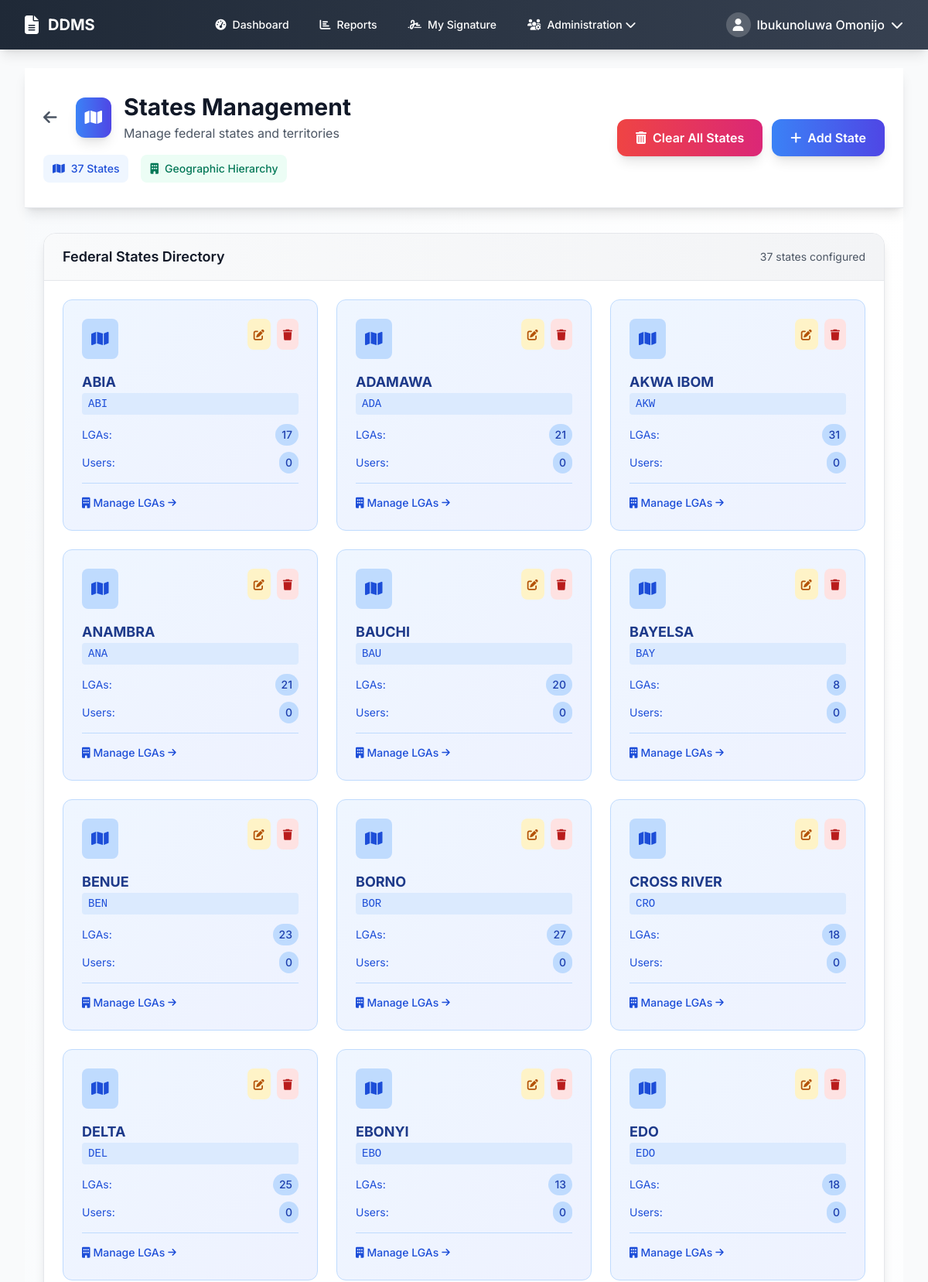
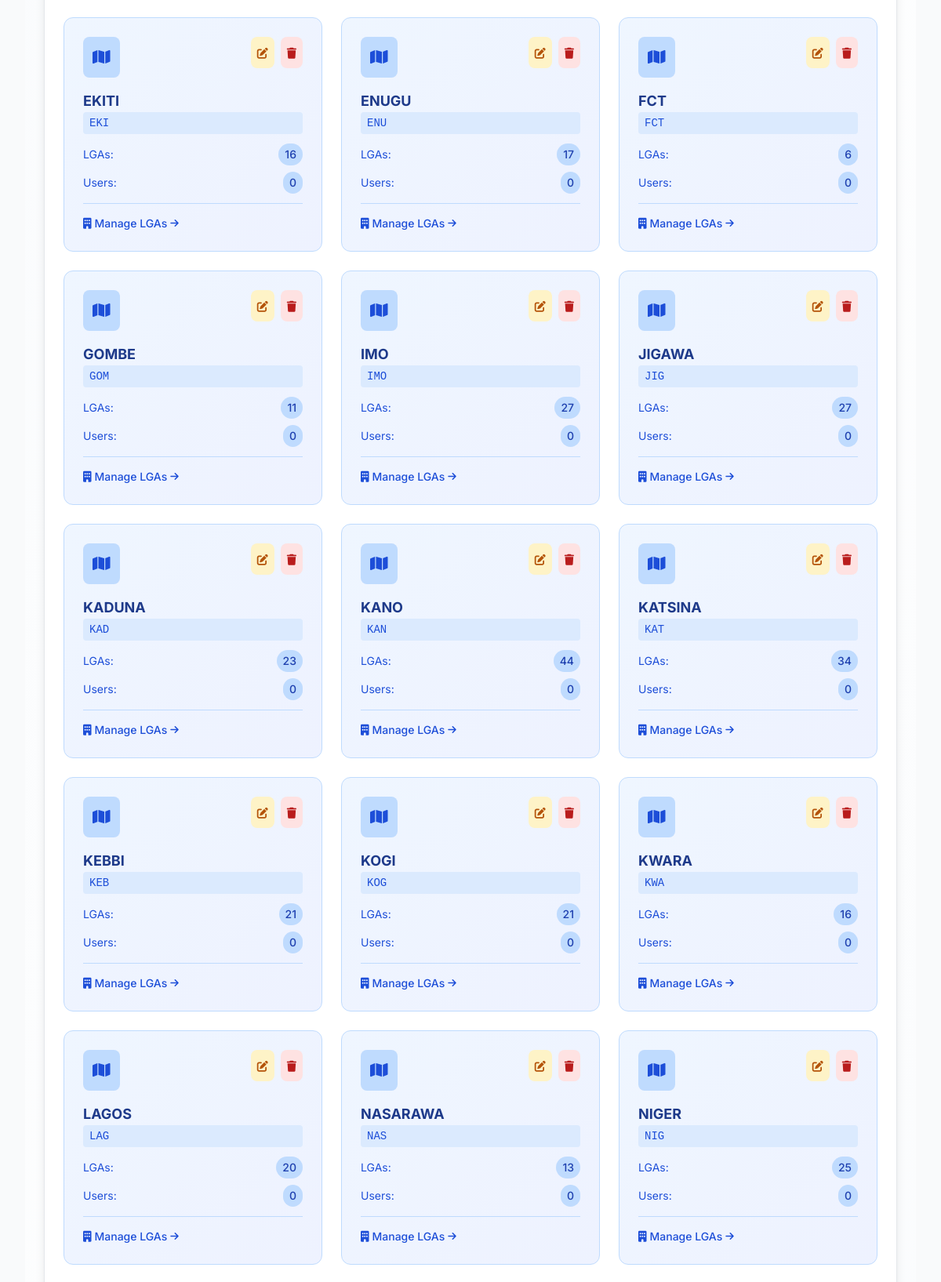
The page /admin/states (signed in, upper part) on the database its author committed (2 pictures, top to bottom).
### models.py (models this page shows, shortened)
class User(UserMixin, db.Model):
    __tablename__ = 'users'
    id = db.Column(db.Integer, primary_key=True)
    email = db.Column(db.String(120), unique=True, nullable=False)
    username = db.Column(db.String(80), unique=True, nullable=False)
    password_hash = db.Column(db.String(128), nullable=False)
    full_name = db.Column(db.String(200), nullable=False)
    phone = db.Column(db.String(20))
    role = db.Column(db.String(50), nullable=False)  # super_admin, state_admin, algon_focal, dcr_focal
    organization = db.Column(db.String(100))  # ALGON, NPC, etc.
    state_id = db.Column(db.Integer, db.ForeignKey('states.id'))
    lga_id = db.Column(db.Integer, db.ForeignKey('lgas.id'))
    is_active = db.Column(db.Boolean, default=True)
    created_at = db.Column(db.DateTime, default=datetime.utcnow)
    signature_data = db.Column(db.Text)  # Base64 encoded signature
    state = db.relationship('State', backref='users')
    lga = db.relationship('LGA', backref='users')

class State(db.Model):
    __tablename__ = 'states'
    id = db.Column(db.Integer, primary_key=True)
    name = db.Column(db.String(100), nullable=False, unique=True)
    code = db.Column(db.String(10), nullable=False, unique=True)
    created_at = db.Column(db.DateTime, default=datetime.utcnow)
    lgas = db.relationship('LGA', backref='state', cascade='all, delete-orphan')

### routes_new.py (the view)
        def decorated_function(*args, **kwargs):
            if not current_user.is_authenticated or current_user.role not in roles:
                flash('Access denied. Insufficient permissions.', 'error')
                return redirect(url_for('dashboard'))
            return f(*args, **kwargs)

### routes_new.py (called while the page is built)
def role_required(*roles):
    def decorator(f):
        def decorated_function(*args, **kwargs):
            if not current_user.is_authenticated or current_user.role not in roles:
                flash('Access denied. Insufficient permissions.', 'error')
                return redirect(url_for('dashboard'))
            return f(*args, **kwargs)
        decorated_function.__name__ = f.__name__
        return decorated_function
    return decorator

### templates/admin/manage_states.html (shortened to what this page needs)
{% extends "base.html" %}
{% block content %}
<div class="min-h-screen bg-gradient-to-br from-slate-50 via-white to-slate-50">
    <div class="bg-white shadow-lg border-b border-gray-200">
        <div class="max-w-7xl mx-auto px-6 py-8">
            <div class="flex flex-col lg:flex-row lg:items-center lg:justify-between gap-6">
                <div class="flex-1">
                    <div class="flex items-center mb-4">
                        <a href="{{ url_for('data_management') }}" class="text-gray-600 hover:text-gray-900 mr-6">
                            <i class="fas fa-arrow-left text-xl"></i>
                        </a>
                        <div class="bg-gradient-to-r from-blue-500 to-indigo-600 p-3 rounded-xl shadow-lg">
                            <i class="fas fa-map text-white text-xl"></i>
                        </div>
                        <div class="ml-4">
                            <h1 class="text-3xl font-bold text-gray-900">States Management</h1>
                            <p class="text-gray-600 mt-1">Manage federal states and territories</p>
                        </div>
                    </div>
                    <div class="flex flex-wrap gap-4 text-sm">
                        <div class="flex items-center bg-blue-50 text-blue-700 px-3 py-2 rounded-lg">
                            <i class="fas fa-map mr-2"></i>
                            <span class="font-medium">{{ states|length }} States</span>
                        </div>
                        <div class="flex items-center bg-emerald-50 text-emerald-700 px-3 py-2 rounded-lg">
                            <i class="fas fa-building mr-2"></i>
                            <span class="font-medium">Geographic Hierarchy</span>
                        </div>
                    </div>
                </div>
                <div class="flex flex-col sm:flex-row gap-3">
                    <button onclick="clearStatesData()"
                            class="bg-gradient-to-r from-red-500 to-pink-600 hover:from-red-600 hover:to-pink-700 text-white px-6 py-3 rounded-xl font-semibold shadow-lg hover:shadow-xl transition-all duration-200 flex items-center justify-center">
                        <i class="fas fa-trash-alt mr-2"></i>Clear All States
                    </button>
                    <a href="{{ url_for('add_state') }}"
                       class="bg-gradient-to-r from-blue-500 to-indigo-600 hover:from-blue-600 hover:to-indigo-700 text-white px-6 py-3 rounded-xl font-semibold shadow-lg hover:shadow-xl transition-all duration-200 flex items-center justify-center">
                        <i class="fas fa-plus mr-2"></i>Add State
                    </a>
                </div>
            </div>
        </div>
    </div>
    <div class="max-w-7xl mx-auto px-6 py-8">
        <div class="bg-white rounded-2xl shadow-lg border border-gray-200 overflow-hidden">
            <div class="bg-gradient-to-r from-gray-50 to-gray-100 px-6 py-4 border-b border-gray-200">
                <div class="flex items-center justify-between">
                    <h3 class="text-lg font-semibold text-gray-900">Federal States Directory</h3>
                    <div class="text-sm text-gray-600">
                        {{ states|length }} states configured
                    </div>
                </div>
            </div>
            {% if states %}
            <div class="p-6">
                <div class="grid grid-cols-1 md:grid-cols-2 lg:grid-cols-3 xl:grid-cols-4 gap-6">
                    {% for state in states %}
                    <div class="bg-gradient-to-br from-blue-50 to-indigo-50 rounded-xl p-6 border border-blue-200 hover:shadow-lg transition-all duration-200 group">
                        <div class="flex items-start justify-between mb-4">
                            <div class="bg-blue-200 group-hover:bg-blue-300 p-3 rounded-lg transition-colors">
                                <i class="fas fa-map text-blue-700 text-xl"></i>
                            </div>
                            <div class="flex space-x-2">
                                <a href="{{ url_for('edit_state', state_id=state.id) }}"
                                   class="bg-amber-100 hover:bg-amber-200 text-amber-700 p-2 rounded-lg transition-colors duration-200"
                                   title="Edit State">
                                    <i class="fas fa-edit text-sm"></i>
                                </a>
                                <button onclick="deleteState({{ state.id }}, '{{ state.name }}')"
                                        class="bg-red-100 hover:bg-red-200 text-red-700 p-2 rounded-lg transition-colors duration-200"
                                        title="Delete State">
                                    <i class="fas fa-trash text-sm"></i>
                                </button>
                            </div>
                        </div>
                        <div class="space-y-3">
                            <div>
                                <h4 class="text-lg font-bold text-blue-900 truncate">{{ state.name }}</h4>
                                <p class="text-blue-700 text-sm font-mono bg-blue-100 px-2 py-1 rounded">{{ state.code }}</p>
                            </div>
                            <div class="space-y-2 text-sm">
                                <div class="flex items-center justify-between">
                                    <span class="text-blue-700">LGAs:</span>
                                    <span class="bg-blue-200 text-blue-800 px-2 py-1 rounded-full font-medium">{{ state.lgas|length or 0 }}</span>
                                </div>
                                <div class="flex items-center justify-between">
                                    <span class="text-blue-700">Users:</span>
                                    <span class="bg-blue-200 text-blue-800 px-2 py-1 rounded-full font-medium">{{ state.users|length or 0 }}</span>
                                </div>
                            </div>
                            <div class="pt-3 border-t border-blue-200">
                                <a href="{{ url_for('manage_lgas') }}?state={{ state.id }}"
                                   class="text-blue-700 hover:text-blue-900 text-sm font-medium inline-flex items-center">
                                    <i class="fas fa-building mr-1"></i>Manage LGAs
                                    <i class="fas fa-arrow-right ml-1 text-xs"></i>
                                </a>
                            </div>
                        </div>
                    </div>
                    {% endfor %}
                </div>
            </div>
            {% endif %}
        </div>
    </div>
</div>
{% endblock %}

### templates/base.html (shortened to what this page needs)
<!DOCTYPE html>
<html lang="en">
<head>
    <script src="https://cdn.tailwindcss.com"></script>
    <link href="https://cdnjs.cloudflare.com/ajax/libs/font-awesome/6.4.0/css/all.min.css" rel="stylesheet">
</head>
<body class="bg-gray-50 font-sans">
    {% if current_user.is_authenticated %}
    <nav class="bg-gradient-to-r from-primary to-secondary shadow-lg">
        <div class="max-w-7xl mx-auto px-4 sm:px-6 lg:px-8">
            <div class="flex items-center justify-between h-16">
                <div class="flex items-center">
                    <a href="{{ url_for('dashboard') }}" class="flex items-center text-white hover:text-blue-200 transition-colors duration-200">
                        <i class="fas fa-file-alt text-2xl mr-3"></i>
                        <span class="font-bold text-xl">DDMS</span>
                    </a>
                </div>
                <div class="hidden md:block">
                    <div class="ml-10 flex items-baseline space-x-4">
                        <a href="{{ url_for('dashboard') }}" class="text-white hover:bg-white hover:bg-opacity-20 hover:text-blue-200 px-3 py-2 rounded-md text-sm font-medium transition-all duration-200">
                            <i class="fas fa-tachometer-alt mr-2"></i>Dashboard
                        </a>
                        <a href="{{ url_for('reports_center') }}" class="text-white hover:bg-white hover:bg-opacity-20 hover:text-blue-200 px-3 py-2 rounded-md text-sm font-medium transition-all duration-200">
                            <i class="fas fa-chart-bar mr-2"></i>Reports
                        </a>
                        <a href="{{ url_for('upload_signature_page') }}" class="text-white hover:bg-white hover:bg-opacity-20 hover:text-blue-200 px-3 py-2 rounded-md text-sm font-medium transition-all duration-200">
                            <i class="fas fa-signature mr-2"></i>My Signature
                        </a>
                        {% if current_user.role in ['super_admin', 'state_admin'] %}
                        <div class="relative group">
                            <button class="text-white hover:bg-white hover:bg-opacity-20 hover:text-blue-200 px-3 py-2 rounded-md text-sm font-medium flex items-center transition-all duration-200">
                                <i class="fas fa-users-cog mr-2"></i>Administration
                                <i class="fas fa-chevron-down ml-1"></i>
                            </button>
                        </div>
                        {% endif %}
                    </div>
                </div>
                <div class="relative group">
                    <button class="flex items-center text-white hover:text-blue-200 transition-colors duration-200">
                        <div class="w-8 h-8 bg-white bg-opacity-20 rounded-full flex items-center justify-center mr-2">
                            <i class="fas fa-user"></i>
                        </div>
                        <span class="hidden md:block font-medium">{{ current_user.full_name }}</span>
                        <i class="fas fa-chevron-down ml-2"></i>
                    </button>
                </div>
            </div>
        </div>
    </nav>
    {% endif %}
    <main class="{% if current_user.is_authenticated %}max-w-7xl mx-auto py-6 px-4 sm:px-6 lg:px-8{% else %}min-h-screen flex items-center justify-center px-4{% endif %}">
        {% block content %}{% endblock %}
    </main>
</body>
</html>

### rows shown on the page
User: full_name "Ibukunoluwa Omonijo"
State: name "ABIA", code "ABI", lgas|length "17", users|length "0"
State: name "ADAMAWA", code "ADA", lgas|length "21", users|length "0"
State: name "AKWA IBOM", code "AKW", lgas|length "31", users|length "0"
State: name "ANAMBRA", code "ANA", lgas|length "21", users|length "0"
State: name "BAUCHI", code "BAU", lgas|length "20", users|length "0"
State: name "BAYELSA", code "BAY", lgas|length "8", users|length "0"
State: name "BENUE", code "BEN", lgas|length "23", users|length "0"
State: name "BORNO", code "BOR", lgas|length "27", users|length "0"
State: name "CROSS RIVER", code "CRO", lgas|length "18", users|length "0"
State: name "DELTA", code "DEL", lgas|length "25", users|length "0"
State: name "EBONYI", code "EBO", lgas|length "13", users|length "0"
State: name "EDO", code "EDO", lgas|length "18", users|length "0"
State: name "EKITI", code "EKI", lgas|length "16", users|length "0"
State: name "ENUGU", code "ENU", lgas|length "17", users|length "0"
State: name "FCT", code "FCT", lgas|length "6", users|length "0"
State: name "GOMBE", code "GOM", lgas|length "11", users|length "0"
State: name "IMO", code "IMO", lgas|length "27", users|length "0"
State: name "JIGAWA", code "JIG", lgas|length "27", users|length "0"
State: name "KADUNA", code "KAD", lgas|length "23", users|length "0"
State: name "KANO", code "KAN", lgas|length "44", users|length "0"
State: name "KATSINA", code "KAT", lgas|length "34", users|length "0"
State: name "KEBBI", code "KEB", lgas|length "21", users|length "0"
State: name "KOGI", code "KOG", lgas|length "21", users|length "0"
State: name "KWARA", code "KWA", lgas|length "16", users|length "0"
State: name "LAGOS", code "LAG", lgas|length "20", users|length "0"
State: name "NASARAWA", code "NAS", lgas|length "13", users|length "0"
State: name "NIGER", code "NIG", lgas|length "25", users|length "0"

### other values the page prints
{{ states|length }} "37"
